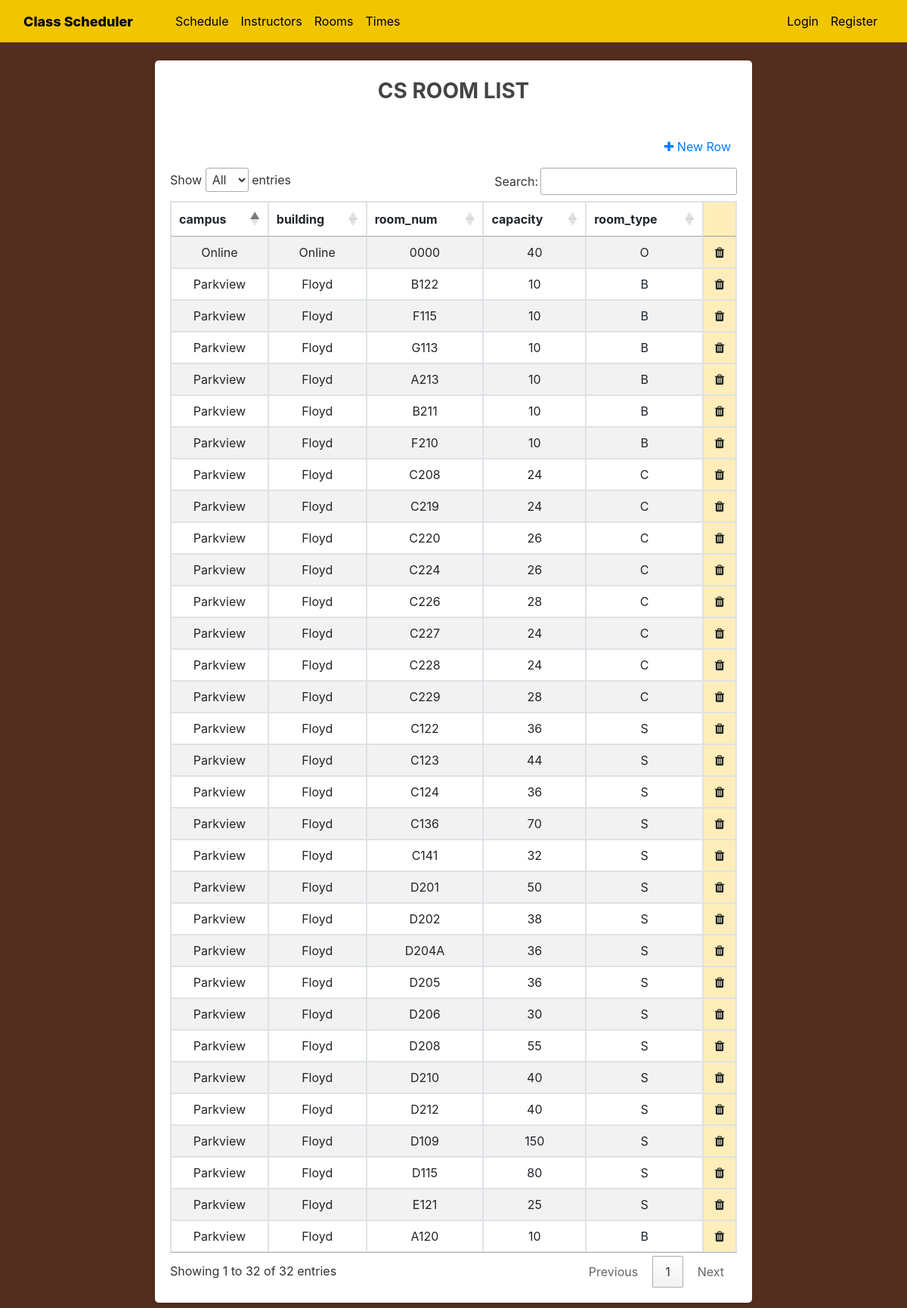
Screenshot of /rooms with the database file from the repository.
### scheduler/models.py (models this page shows)
class Rooms(models.Model):  # Rooms table
    campus = models.TextField()
    building = models.TextField()
    room_num = models.TextField()
    capacity = models.IntegerField()
    room_type = models.CharField(max_length=3)

### scheduler/views.py (the view)
# urls.py: path("rooms", views.room_page, name="scheduler-rooms"),
def room_page(request):
    context = {
        'input': Rooms.objects.all(),
        'col': fields(Rooms)[1:]
    }
    return render(request, 'scheduler/rooms.html', context)

### scheduler/models.py (called while the page is built)
def fields(self):
    return [f.name for f in self._meta.fields + self._meta.many_to_many]

### scheduler/templates/scheduler/rooms.html (shortened to what this page needs)
{% extends "scheduler/base.html" %}
{% load static %}
{% block page_css%}
    <link rel="stylesheet" type = "text/css" href= "{% static 'scheduler/home.css' %}" >
    <link rel="stylesheet" href="https://cdn.datatables.net/1.10.13/css/jquery.dataTables.min.css">
    <link rel="stylesheet" href="https://cdn.datatables.net/buttons/1.2.4/css/buttons.dataTables.min.css">
    <link rel="stylesheet" href="https://cdnjs.cloudflare.com/ajax/libs/font-awesome/4.7.0/css/font-awesome.min.css">
{% endblock page_css%}
{% block content %}
    <div class="row">
        <div class="col-md-8 mx-auto">
            <div class="card">
                <h3 class="card-header text-center font-weight-bold text-uppercase py-4">CS Room List</h3>
                    <div class="card-body">
                        <div id="table" class="table-editable">
                            <table id="DataTab" class="table table-bordered table-responsive-md table-striped text-center">
                            <thead>
                                <tr>
                                    {% for y in col %}
                                        <th>{{y}}</th>
                                    {% endfor %}
                                    <th></th>
                                </tr>
                            </thead>
                            <tbody>
                                {% for x in input %}
                                <tr>
                                    <td class="pt-3-half" contenteditable="true"> {{ x.campus }} </td>
                                    <td class="pt-3-half" contenteditable="true"> {{ x.building }} </td>
                                    <td class="pt-3-half" contenteditable="true"> {{ x.room_num }} </td>
                                    <td class="pt-3-half" contenteditable="true"> {{ x.capacity }} </td>
                                    <td class="pt-3-half" contenteditable="true"> {{ x.room_type }} </td>
                                    <td> </td>
                                </tr>
                                {% endfor %}
                            </tbody>
                            <span  class="table-add float-right mb-3 mr-2">
                                <a href="#bottom" id="EditorAdd">
                                    <i  class="fa fa-plus" aria-hidden="true"></i>
                                    New Row
                                </a>
                            </span>
                        </table>
                    </div>
                </div>
            </div>
        </div>
    </div>
{% endblock content %}

### scheduler/templates/scheduler/base.html (shortened to what this page needs)
{% load static %}
<!doctype html>
<html lang="en">
  <head>
    <link rel="stylesheet" href="https://stackpath.bootstrapcdn.com/bootstrap/4.3.1/css/bootstrap.min.css">
    <link rel="stylesheet" type = "text/css" href= "{% static 'scheduler/base.css' %} ">
    {% block page_css %} {% endblock%}
  </head>
  <body>
        <header class="site-header">
            <nav class="navbar navbar-expand-md navbar-dark bg-steel fixed-top">
            <div class="container col-12">
                <a class="navbar-brand mr-5" href="{% url 'scheduler-home' %}">Class Scheduler</a>
                <div class="collapse navbar-collapse" id="navbarToggle">
                <div class="navbar-nav mr-auto">
                    <a class="nav-item nav-link" href="{% url 'scheduler-home' %}">Schedule</a>
                    <a class="nav-item nav-link" href="{% url 'scheduler-instructors' %}">Instructors</a>
                    <a class="nav-item nav-link" href="{% url 'scheduler-rooms' %}">Rooms</a>
                    <a class="nav-item nav-link" href="#">Times</a>
                </div>
                <div class="navbar-nav ml-auto">
                    <a class="nav-item nav-link" href="#">Login</a>
                    <a class="nav-item nav-link" href="#">Register</a>
                </div>
                </div>
            </div>
            </nav>
        </header>
        {% block content %} {% endblock%}
  </body>
</html>

### scheduler/static/scheduler/base.css (style rules this page uses)
body { background: rgb(83,46,31); color: #333333; margin-top: 5rem; }
h1, h2, h3, h4, h5, h6 { color: #444444; }
.bg-steel { background-color: rgb(241,197,0); }
.site-header .container { margin:0; }
.site-header .navbar-brand { color: black; font-size: large; font-weight: 800; }
.site-header .navbar-nav .nav-link { color: black; }

### scheduler/static/scheduler/home.css (style rules this page uses)
.card { border-radius: 5px; -webkit-box-shadow: 0 0 5px 0 rgba(43, 43, 43, 0.1), 0 11px 6px -7px rgba(43, 43, 43, 0.1); box-shadow: 0 0 5px 0 rgba(43, 43, 43, 0.1), 0 11px 6px -7px rgba(43, 43, 43, 0.1); border: none; margin-bottom: 30px; -webkit-transition: all 0.3s ease-in-out; transition: all 0.3s ease-in-out }
.card .card-header { background-color: transparent; border-bottom: none; padding: 20px; position: relative }
.table>thead>tr>th { border-bottom-color: #ccc }
.table th { padding: 1.25rem 0.75rem }
td, th { white-space: nowrap }

### rows the page displays
Rooms: campus "Online", building "Online", room_num "0000", capacity "40", room_type "O"
Rooms: campus "Parkview", building "Floyd", room_num "B122", capacity "10", room_type "B"
Rooms: campus "Parkview", building "Floyd", room_num "F115", capacity "10", room_type "B"
Rooms: campus "Parkview", building "Floyd", room_num "G113", capacity "10", room_type "B"
Rooms: campus "Parkview", building "Floyd", room_num "A213", capacity "10", room_type "B"
Rooms: campus "Parkview", building "Floyd", room_num "B211", capacity "10", room_type "B"
Rooms: campus "Parkview", building "Floyd", room_num "F210", capacity "10", room_type "B"
Rooms: campus "Parkview", building "Floyd", room_num "C208", capacity "24", room_type "C"
Rooms: campus "Parkview", building "Floyd", room_num "C219", capacity "24", room_type "C"
Rooms: campus "Parkview", building "Floyd", room_num "C220", capacity "26", room_type "C"
Rooms: campus "Parkview", building "Floyd", room_num "C224", capacity "26", room_type "C"
Rooms: campus "Parkview", building "Floyd", room_num "C226", capacity "28", room_type "C"
Rooms: campus "Parkview", building "Floyd", room_num "C227", capacity "24", room_type "C"
Rooms: campus "Parkview", building "Floyd", room_num "C228", capacity "24", room_type "C"
Rooms: campus "Parkview", building "Floyd", room_num "C229", capacity "28", room_type "C"
Rooms: campus "Parkview", building "Floyd", room_num "C122", capacity "36", room_type "S"
Rooms: campus "Parkview", building "Floyd", room_num "C123", capacity "44", room_type "S"
Rooms: campus "Parkview", building "Floyd", room_num "C124", capacity "36", room_type "S"
Rooms: campus "Parkview", building "Floyd", room_num "C136", capacity "70", room_type "S"
Rooms: campus "Parkview", building "Floyd", room_num "C141", capacity "32", room_type "S"
Rooms: campus "Parkview", building "Floyd", room_num "D201", capacity "50", room_type "S"
Rooms: campus "Parkview", building "Floyd", room_num "D202", capacity "38", room_type "S"
Rooms: campus "Parkview", building "Floyd", room_num "D204A", capacity "36", room_type "S"
Rooms: campus "Parkview", building "Floyd", room_num "D205", capacity "36", room_type "S"
Rooms: campus "Parkview", building "Floyd", room_num "D206", capacity "30", room_type "S"
Rooms: campus "Parkview", building "Floyd", room_num "D208", capacity "55", room_type "S"
Rooms: campus "Parkview", building "Floyd", room_num "D210", capacity "40", room_type "S"
Rooms: campus "Parkview", building "Floyd", room_num "D212", capacity "40", room_type "S"
Rooms: campus "Parkview", building "Floyd", room_num "D109", capacity "150", room_type "S"
Rooms: campus "Parkview", building "Floyd", room_num "D115", capacity "80", room_type "S"
Rooms: campus "Parkview", building "Floyd", room_num "E121", capacity "25", room_type "S"
Rooms: campus "Parkview", building "Floyd", room_num "A120", capacity "10", room_type "B"

### other values shown
{{ y }} "campus" "building" "room_num" "capacity" "room_type"
